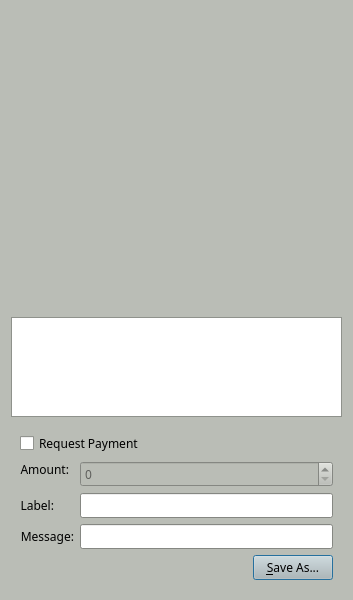
<?xml version="1.0" encoding="UTF-8"?>
<ui version="4.0">
 <class>QRCodeDialog</class>
 <widget class="QDialog" name="QRCodeDialog">
  <property name="geometry">
   <rect>
    <x>0</x>
    <y>0</y>
    <width>353</width>
    <height>600</height>
   </rect>
  </property>
  <property name="palette">
   <palette>
    <active>
     <colorrole role="WindowText">
      <brush brushstyle="SolidPattern">
       <color alpha="255">
        <red>0</red>
        <green>0</green>
        <blue>0</blue>
       </color>
      </brush>
     </colorrole>
     <colorrole role="Button">
      <brush brushstyle="SolidPattern">
       <color alpha="255">
        <red>186</red>
        <green>189</green>
        <blue>182</blue>
       </color>
      </brush>
     </colorrole>
     <colorrole role="Light">
      <brush brushstyle="SolidPattern">
       <color alpha="255">
        <red>255</red>
        <green>255</green>
        <blue>255</blue>
       </color>
      </brush>
     </colorrole>
     <colorrole role="Midlight">
      <brush brushstyle="SolidPattern">
       <color alpha="255">
        <red>220</red>
        <green>222</green>
        <blue>218</blue>
       </color>
      </brush>
     </colorrole>
     <colorrole role="Dark">
      <brush brushstyle="SolidPattern">
       <color alpha="255">
        <red>93</red>
        <green>94</green>
        <blue>91</blue>
       </color>
      </brush>
     </colorrole>
     <colorrole role="Mid">
      <brush brushstyle="SolidPattern">
       <color alpha="255">
        <red>124</red>
        <green>126</green>
        <blue>121</blue>
       </color>
      </brush>
     </colorrole>
     <colorrole role="Text">
      <brush brushstyle="SolidPattern">
       <color alpha="255">
        <red>0</red>
        <green>0</green>
        <blue>0</blue>
       </color>
      </brush>
     </colorrole>
     <colorrole role="BrightText">
      <brush brushstyle="SolidPattern">
       <color alpha="255">
        <red>255</red>
        <green>255</green>
        <blue>255</blue>
       </color>
      </brush>
     </colorrole>
     <colorrole role="ButtonText">
      <brush brushstyle="SolidPattern">
       <color alpha="255">
        <red>0</red>
        <green>0</green>
        <blue>0</blue>
       </color>
      </brush>
     </colorrole>
     <colorrole role="Base">
      <brush brushstyle="SolidPattern">
       <color alpha="255">
        <red>255</red>
        <green>255</green>
        <blue>255</blue>
       </color>
      </brush>
     </colorrole>
     <colorrole role="Window">
      <brush brushstyle="SolidPattern">
       <color alpha="255">
        <red>186</red>
        <green>189</green>
        <blue>182</blue>
       </color>
      </brush>
     </colorrole>
     <colorrole role="Shadow">
      <brush brushstyle="SolidPattern">
       <color alpha="255">
        <red>0</red>
        <green>0</green>
        <blue>0</blue>
       </color>
      </brush>
     </colorrole>
     <colorrole role="AlternateBase">
      <brush brushstyle="SolidPattern">
       <color alpha="255">
        <red>220</red>
        <green>222</green>
        <blue>218</blue>
       </color>
      </brush>
     </colorrole>
     <colorrole role="ToolTipBase">
      <brush brushstyle="SolidPattern">
       <color alpha="255">
        <red>255</red>
        <green>255</green>
        <blue>220</blue>
       </color>
      </brush>
     </colorrole>
     <colorrole role="ToolTipText">
      <brush brushstyle="SolidPattern">
       <color alpha="255">
        <red>0</red>
        <green>0</green>
        <blue>0</blue>
       </color>
      </brush>
     </colorrole>
    </active>
    <inactive>
     <colorrole role="WindowText">
      <brush brushstyle="SolidPattern">
       <color alpha="255">
        <red>0</red>
        <green>0</green>
        <blue>0</blue>
       </color>
      </brush>
     </colorrole>
     <colorrole role="Button">
      <brush brushstyle="SolidPattern">
       <color alpha="255">
        <red>186</red>
        <green>189</green>
        <blue>182</blue>
       </color>
      </brush>
     </colorrole>
     <colorrole role="Light">
      <brush brushstyle="SolidPattern">
       <color alpha="255">
        <red>255</red>
        <green>255</green>
        <blue>255</blue>
       </color>
      </brush>
     </colorrole>
     <colorrole role="Midlight">
      <brush brushstyle="SolidPattern">
       <color alpha="255">
        <red>220</red>
        <green>222</green>
        <blue>218</blue>
       </color>
      </brush>
     </colorrole>
     <colorrole role="Dark">
      <brush brushstyle="SolidPattern">
       <color alpha="255">
        <red>93</red>
        <green>94</green>
        <blue>91</blue>
       </color>
      </brush>
     </colorrole>
     <colorrole role="Mid">
      <brush brushstyle="SolidPattern">
       <color alpha="255">
        <red>124</red>
        <green>126</green>
        <blue>121</blue>
       </color>
      </brush>
     </colorrole>
     <colorrole role="Text">
      <brush brushstyle="SolidPattern">
       <color alpha="255">
        <red>0</red>
        <green>0</green>
        <blue>0</blue>
       </color>
      </brush>
     </colorrole>
     <colorrole role="BrightText">
      <brush brushstyle="SolidPattern">
       <color alpha="255">
        <red>255</red>
        <green>255</green>
        <blue>255</blue>
       </color>
      </brush>
     </colorrole>
     <colorrole role="ButtonText">
      <brush brushstyle="SolidPattern">
       <color alpha="255">
        <red>0</red>
        <green>0</green>
        <blue>0</blue>
       </color>
      </brush>
     </colorrole>
     <colorrole role="Base">
      <brush brushstyle="SolidPattern">
       <color alpha="255">
        <red>255</red>
        <green>255</green>
        <blue>255</blue>
       </color>
      </brush>
     </colorrole>
     <colorrole role="Window">
      <brush brushstyle="SolidPattern">
       <color alpha="255">
        <red>186</red>
        <green>189</green>
        <blue>182</blue>
       </color>
      </brush>
     </colorrole>
     <colorrole role="Shadow">
      <brush brushstyle="SolidPattern">
       <color alpha="255">
        <red>0</red>
        <green>0</green>
        <blue>0</blue>
       </color>
      </brush>
     </colorrole>
     <colorrole role="AlternateBase">
      <brush brushstyle="SolidPattern">
       <color alpha="255">
        <red>220</red>
        <green>222</green>
        <blue>218</blue>
       </color>
      </brush>
     </colorrole>
     <colorrole role="ToolTipBase">
      <brush brushstyle="SolidPattern">
       <color alpha="255">
        <red>255</red>
        <green>255</green>
        <blue>220</blue>
       </color>
      </brush>
     </colorrole>
     <colorrole role="ToolTipText">
      <brush brushstyle="SolidPattern">
       <color alpha="255">
        <red>0</red>
        <green>0</green>
        <blue>0</blue>
       </color>
      </brush>
     </colorrole>
    </inactive>
    <disabled>
     <colorrole role="WindowText">
      <brush brushstyle="SolidPattern">
       <color alpha="255">
        <red>93</red>
        <green>94</green>
        <blue>91</blue>
       </color>
      </brush>
     </colorrole>
     <colorrole role="Button">
      <brush brushstyle="SolidPattern">
       <color alpha="255">
        <red>186</red>
        <green>189</green>
        <blue>182</blue>
       </color>
      </brush>
     </colorrole>
     <colorrole role="Light">
      <brush brushstyle="SolidPattern">
       <color alpha="255">
        <red>255</red>
        <green>255</green>
        <blue>255</blue>
       </color>
      </brush>
     </colorrole>
     <colorrole role="Midlight">
      <brush brushstyle="SolidPattern">
       <color alpha="255">
        <red>220</red>
        <green>222</green>
        <blue>218</blue>
       </color>
      </brush>
     </colorrole>
     <colorrole role="Dark">
      <brush brushstyle="SolidPattern">
       <color alpha="255">
        <red>93</red>
        <green>94</green>
        <blue>91</blue>
       </color>
      </brush>
     </colorrole>
     <colorrole role="Mid">
      <brush brushstyle="SolidPattern">
       <color alpha="255">
        <red>124</red>
        <green>126</green>
        <blue>121</blue>
       </color>
      </brush>
     </colorrole>
     <colorrole role="Text">
      <brush brushstyle="SolidPattern">
       <color alpha="255">
        <red>93</red>
        <green>94</green>
        <blue>91</blue>
       </color>
      </brush>
     </colorrole>
     <colorrole role="BrightText">
      <brush brushstyle="SolidPattern">
       <color alpha="255">
        <red>255</red>
        <green>255</green>
        <blue>255</blue>
       </color>
      </brush>
     </colorrole>
     <colorrole role="ButtonText">
      <brush brushstyle="SolidPattern">
       <color alpha="255">
        <red>93</red>
        <green>94</green>
        <blue>91</blue>
       </color>
      </brush>
     </colorrole>
     <colorrole role="Base">
      <brush brushstyle="SolidPattern">
       <color alpha="255">
        <red>186</red>
        <green>189</green>
        <blue>182</blue>
       </color>
      </brush>
     </colorrole>
     <colorrole role="Window">
      <brush brushstyle="SolidPattern">
       <color alpha="255">
        <red>186</red>
        <green>189</green>
        <blue>182</blue>
       </color>
      </brush>
     </colorrole>
     <colorrole role="Shadow">
      <brush brushstyle="SolidPattern">
       <color alpha="255">
        <red>0</red>
        <green>0</green>
        <blue>0</blue>
       </color>
      </brush>
     </colorrole>
     <colorrole role="AlternateBase">
      <brush brushstyle="SolidPattern">
       <color alpha="255">
        <red>186</red>
        <green>189</green>
        <blue>182</blue>
       </color>
      </brush>
     </colorrole>
     <colorrole role="ToolTipBase">
      <brush brushstyle="SolidPattern">
       <color alpha="255">
        <red>255</red>
        <green>255</green>
        <blue>220</blue>
       </color>
      </brush>
     </colorrole>
     <colorrole role="ToolTipText">
      <brush brushstyle="SolidPattern">
       <color alpha="255">
        <red>0</red>
        <green>0</green>
        <blue>0</blue>
       </color>
      </brush>
     </colorrole>
    </disabled>
   </palette>
  </property>
  <property name="font">
   <font>
    <family>Sawasdee</family>
   </font>
  </property>
  <property name="windowTitle">
   <string>QR Code Dialog</string>
  </property>
  <layout class="QVBoxLayout" name="verticalLayout_3">
   <item>
    <widget class="QLabel" name="lblQRCode">
     <property name="sizePolicy">
      <sizepolicy hsizetype="Expanding" vsizetype="Expanding">
       <horstretch>0</horstretch>
       <verstretch>0</verstretch>
      </sizepolicy>
     </property>
     <property name="minimumSize">
      <size>
       <width>300</width>
       <height>300</height>
      </size>
     </property>
     <property name="textFormat">
      <enum>Qt::PlainText</enum>
     </property>
     <property name="alignment">
      <set>Qt::AlignCenter</set>
     </property>
     <property name="wordWrap">
      <bool>true</bool>
     </property>
    </widget>
   </item>
   <item>
    <widget class="QPlainTextEdit" name="outUri">
     <property name="sizePolicy">
      <sizepolicy hsizetype="Expanding" vsizetype="Minimum">
       <horstretch>0</horstretch>
       <verstretch>0</verstretch>
      </sizepolicy>
     </property>
     <property name="minimumSize">
      <size>
       <width>0</width>
       <height>50</height>
      </size>
     </property>
     <property name="tabChangesFocus">
      <bool>true</bool>
     </property>
     <property name="textInteractionFlags">
      <set>Qt::TextSelectableByKeyboard|Qt::TextSelectableByMouse</set>
     </property>
    </widget>
   </item>
   <item>
    <widget class="QWidget" name="widget" native="true">
     <layout class="QVBoxLayout" name="verticalLayout_2">
      <item>
       <widget class="QCheckBox" name="chkReqPayment">
        <property name="enabled">
         <bool>true</bool>
        </property>
        <property name="text">
         <string>Request Payment</string>
        </property>
       </widget>
      </item>
      <item>
       <layout class="QFormLayout" name="formLayout">
        <property name="fieldGrowthPolicy">
         <enum>QFormLayout::AllNonFixedFieldsGrow</enum>
        </property>
        <item row="1" column="0">
         <widget class="QLabel" name="lblLabel">
          <property name="text">
           <string>Label:</string>
          </property>
          <property name="textFormat">
           <enum>Qt::PlainText</enum>
          </property>
          <property name="alignment">
           <set>Qt::AlignRight|Qt::AlignTrailing|Qt::AlignVCenter</set>
          </property>
          <property name="buddy">
           <cstring>lnLabel</cstring>
          </property>
         </widget>
        </item>
        <item row="1" column="1">
         <widget class="QLineEdit" name="lnLabel"/>
        </item>
        <item row="2" column="0">
         <widget class="QLabel" name="lblMessage">
          <property name="text">
           <string>Message:</string>
          </property>
          <property name="textFormat">
           <enum>Qt::PlainText</enum>
          </property>
          <property name="alignment">
           <set>Qt::AlignRight|Qt::AlignTrailing|Qt::AlignVCenter</set>
          </property>
          <property name="buddy">
           <cstring>lnMessage</cstring>
          </property>
         </widget>
        </item>
        <item row="2" column="1">
         <widget class="QLineEdit" name="lnMessage"/>
        </item>
        <item row="0" column="0">
         <widget class="QLabel" name="lblAmount">
          <property name="sizePolicy">
           <sizepolicy hsizetype="Preferred" vsizetype="Maximum">
            <horstretch>0</horstretch>
            <verstretch>0</verstretch>
           </sizepolicy>
          </property>
          <property name="text">
           <string>Amount:</string>
          </property>
          <property name="textFormat">
           <enum>Qt::PlainText</enum>
          </property>
          <property name="alignment">
           <set>Qt::AlignRight|Qt::AlignTrailing|Qt::AlignVCenter</set>
          </property>
          <property name="buddy">
           <cstring>lnReqAmount</cstring>
          </property>
         </widget>
        </item>
        <item row="0" column="1">
         <widget class="IonAmountField" name="lnReqAmount">
          <property name="enabled">
           <bool>false</bool>
          </property>
          <property name="minimumSize">
           <size>
            <width>80</width>
            <height>0</height>
           </size>
          </property>
         </widget>
        </item>
       </layout>
      </item>
      <item>
       <layout class="QHBoxLayout" name="horizontalLayout">
        <item>
         <spacer name="horizontalSpacer">
          <property name="orientation">
           <enum>Qt::Horizontal</enum>
          </property>
          <property name="sizeHint" stdset="0">
           <size>
            <width>40</width>
            <height>20</height>
           </size>
          </property>
         </spacer>
        </item>
        <item>
         <widget class="QPushButton" name="btnSaveAs">
          <property name="text">
           <string>&amp;Save As...</string>
          </property>
         </widget>
        </item>
       </layout>
      </item>
     </layout>
    </widget>
   </item>
  </layout>
 </widget>
 <customwidgets>
  <customwidget>
   <class>IonAmountField</class>
   <extends>QSpinBox</extends>
   <header>ionamountfield.h</header>
   <container>1</container>
  </customwidget>
 </customwidgets>
 <resources/>
 <connections>
  <connection>
   <sender>chkReqPayment</sender>
   <signal>clicked(bool)</signal>
   <receiver>lnReqAmount</receiver>
   <slot>setEnabled(bool)</slot>
   <hints>
    <hint type="sourcelabel">
     <x>92</x>
     <y>285</y>
    </hint>
    <hint type="destinationlabel">
     <x>98</x>
     <y>311</y>
    </hint>
   </hints>
  </connection>
 </connections>
</ui>
